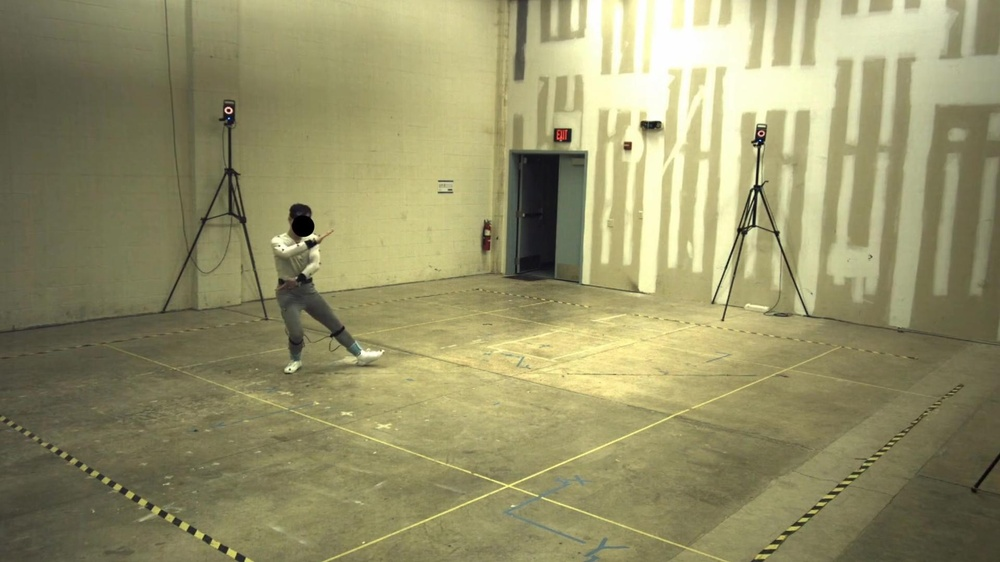
%> input picture im1corrected.jpg, 1000 x 562 px, shrunk from 1920 x 1080 before the run
$ octave task4.m   (GNU Octave 9; MATLAB toolbox functions it lacks are replaced by stand-ins)
%> lines starting %> are read from the running program, lines starting %| are printed output that depends on the picture
% Task 3.4: Automated Point Selection and Triangulation
% This script loads images and camera parameters, then uses interactive
% or pre-defined point selection for triangulation measurements

clear; clc; close all;

% Load camera parameters (adjust filenames as needed)
load('Parameters_V1_1.mat'); % Should contain Camera1 struct

K1 = Parameters.Kmat;
R1 = Parameters.Rmat;

% Camera location/translation
C1 = Parameters.position(:); % Camera center in world coords
T1 = -R1 * C1; % Translation vector

% Build projection matrix for Camera 1
P1 = K1 * [R1, T1];

load('Parameters_V2_1.mat'); % Should contain Camera2 struct

K2 = Parameters.Kmat;
R2 = Parameters.Rmat;

% Camera location/translation
C2 = Parameters.position(:); % Camera center in world coords
T2 = -R2 * C2; % Translation vector

% Build projection matrix for Camera 1
P2 = K2 * [R2, T2];


% Load corrected images
im1 = imread('im1corrected.jpg');
%> im1 is the input picture: size 562x1000x3 uint8; mean R, G, B 149.6, 145.9, 105.2
im2 = imread('im2corrected.jpg');
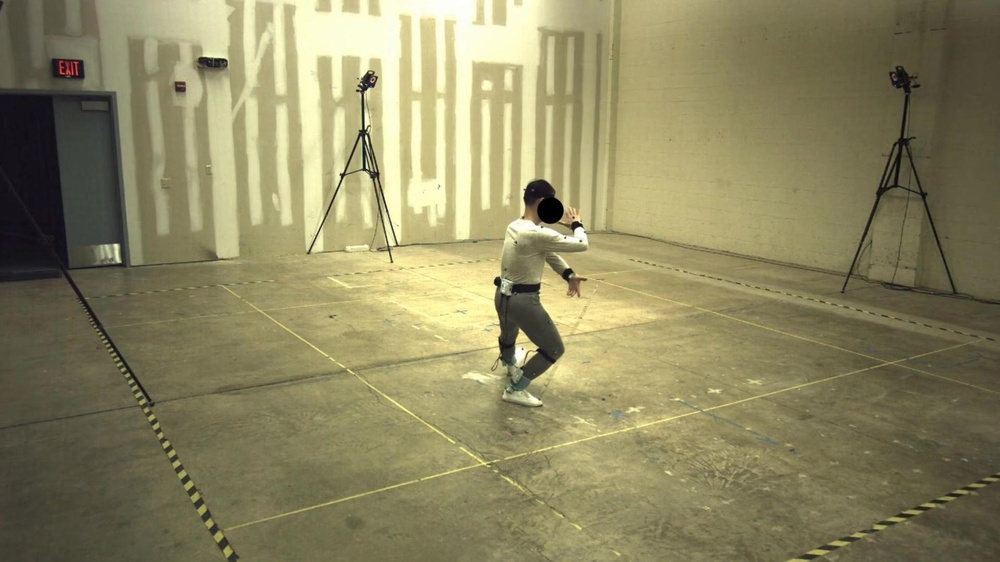
%> input picture im2corrected.jpg, 1000 x 562 px, shrunk from 1920 x 1080 before the run
%> im2 is the input picture: size 562x1000x3 uint8; mean R, G, B 140.5, 134.7, 97.3

% Display images side by side for reference
figure('Name', 'Image Pair for Point Selection');
subplot(1,2,1); imshow(im1); title('Image 1');
subplot(1,2,2); imshow(im2); title('Image 2');

% Interactive Point Selection


fprintf('=== POINT SELECTION INSTRUCTIONS ===\n');
fprintf('Select points in BOTH images in the SAME order:\n');
fprintf('1-3:   Three points on the FLOOR\n');
fprintf('4-6:   Three points on the WALL with stripes\n');
fprintf('7-8:   DOORWAY - top edge and bottom edge\n');
fprintf('9-10:  PERSON - top of head and feet position\n');
fprintf('11:    CAMERA on tripod location\n\n');

% Hardcoded
load('task4_results.mat')
points_img1 = results.points_img1;
points_img2 = results.points_img2;

% Use cpselect for point selection
% [points_img1, points_img2] = cpselect(im1, im2, 'Wait', true);

% Verify we have at least 11 points
if size(points_img1,1) < 11
    error('Need at least 11 point pairs! You selected %d', size(points_img1,1));
end

% Triangulation Function
function X = triangulate_point(P1, P2, x1, x2)
    % Direct Linear Transform (DLT) triangulation
    % P1, P2: 3x4 projection matrices
    % x1, x2: [u v] image coordinates
    % X: 3D point in world coordinates

    A = [x1(1)*P1(3,:) - P1(1,:);
         x1(2)*P1(3,:) - P1(2,:);
         x2(1)*P2(3,:) - P2(1,:);
         x2(2)*P2(3,:) - P2(2,:)];

    [~,~,V] = svd(A);
    X_homog = V(:,end);
    X = X_homog(1:3) / X_homog(4);
end

% Triangulate All Points
N_points = size(points_img1, 1);
points_3d = zeros(N_points, 3);

fprintf('\nTriangulating %d points...\n', N_points);
for i = 1:N_points
    points_3d(i,:) = triangulate_point(P1, P2, points_img1(i,:), points_img2(i,:))';
end

fprintf('Triangulation complete!\n\n');

% Plane Fitting Function
function plane_params = fit_plane(pts)
    % Fit plane to 3D points: ax + by + cz + d = 0
    % Returns [a, b, c, d]

    centroid = mean(pts, 1);
    pts_centered = pts - centroid;

    [~, ~, V] = svd(pts_centered, 0);
    normal = V(:, 3)';  % Normal vector [a, b, c]

    d = -dot(normal, centroid);
    plane_params = [normal, d];
end

% Measurements

% 1. Floor Plane (points 1-3)
floor_pts = points_3d(1:3, :);
plane_floor = fit_plane(floor_pts);

fprintf('=== FLOOR PLANE ===\n');
fprintf('Floor plane equation: %.4fx + %.4fy + %.4fz + %.4f = 0\n', ...
    plane_floor(1), plane_floor(2), plane_floor(3), plane_floor(4));
fprintf('Floor normal: [%.4f, %.4f, %.4f]\n', plane_floor(1:3));
fprintf('If Z=0 is floor, expect normal close to [0, 0, ±1]\n\n');

% 2. Wall Plane (points 4-6)
wall_pts = points_3d(4:6, :);
plane_wall = fit_plane(wall_pts);

fprintf('=== WALL PLANE ===\n');
fprintf('Wall plane equation: %.4fx + %.4fy + %.4fz + %.4f = 0\n', ...
    plane_wall(1), plane_wall(2), plane_wall(3), plane_wall(4));
fprintf('Wall normal: [%.4f, %.4f, %.4f]\n\n', plane_wall(1:3));

% 3. Doorway Height (points 7-8)
door_top = points_3d(7, :);
door_bottom = points_3d(8, :);
door_height = norm(door_top - door_bottom);

fprintf('=== DOORWAY MEASUREMENTS ===\n');
fprintf('Door top point: [%.2f, %.2f, %.2f]\n', door_top);
fprintf('Door bottom point: [%.2f, %.2f, %.2f]\n', door_bottom);
fprintf('Doorway height: %.2f units\n\n', door_height);

% 4. Person Height (points 9-10)
head_top = points_3d(9, :);
feet = points_3d(10, :);
person_height = norm(head_top - feet);
person_height_z = abs(head_top(3) - feet(3)); % Vertical component only

fprintf('=== PERSON MEASUREMENTS ===\n');
fprintf('Head top point: [%.2f, %.2f, %.2f]\n', head_top);
fprintf('Feet point: [%.2f, %.2f, %.2f]\n', feet);
fprintf('Person height (3D distance): %.2f units\n', person_height);
fprintf('Person height (Z-component): %.2f units\n\n', person_height_z);

% 5. Camera Position (point 11)
camera_pos = points_3d(11, :);

fprintf('=== CAMERA POSITION ===\n');
fprintf('Camera on tripod at: [%.2f, %.2f, %.2f]\n\n', camera_pos);

%% Visualization
figure('Name', '3D Point Visualization');
hold on; grid on; axis equal;

% Plot floor points
plot3(floor_pts(:,1), floor_pts(:,2), floor_pts(:,3), ...
    'ro', 'MarkerSize', 10, 'MarkerFaceColor', 'r', 'DisplayName', 'Floor');

% Plot wall points
plot3(wall_pts(:,1), wall_pts(:,2), wall_pts(:,3), ...
    'bs', 'MarkerSize', 10, 'MarkerFaceColor', 'b', 'DisplayName', 'Wall');

% Plot doorway
plot3([door_top(1) door_bottom(1)], [door_top(2) door_bottom(2)], ...
    [door_top(3) door_bottom(3)], 'g-', 'LineWidth', 3, 'DisplayName', 'Doorway');

% Plot person
plot3([head_top(1) feet(1)], [head_top(2) feet(2)], ...
    [head_top(3) feet(3)], 'm-', 'LineWidth', 3, 'DisplayName', 'Person');

% Plot camera
plot3(camera_pos(1), camera_pos(2), camera_pos(3), ...
    'k^', 'MarkerSize', 15, 'MarkerFaceColor', 'y', 'DisplayName', 'Camera');

xlabel('X'); ylabel('Y'); zlabel('Z');
title('3D Triangulated Points');
legend('Location', 'best');
view(3);
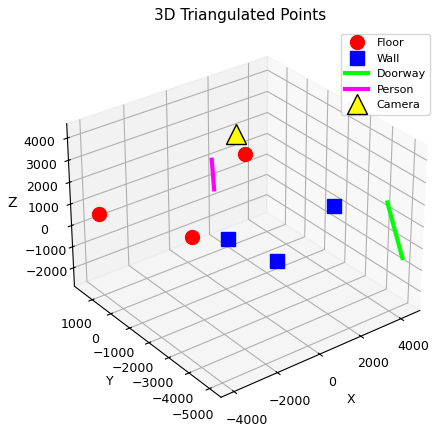
%> figure redrawn from the program's plot data

% Save Results
results = struct();
results.points_img1 = points_img1;
results.points_img2 = points_img2;
results.points_3d = points_3d;
results.plane_floor = plane_floor;
results.plane_wall = plane_wall;
results.door_height = door_height;
results.person_height = person_height;
results.camera_position = camera_pos;

save('task4_results.mat', 'results');
fprintf('Results saved to task4_results.mat\n');
